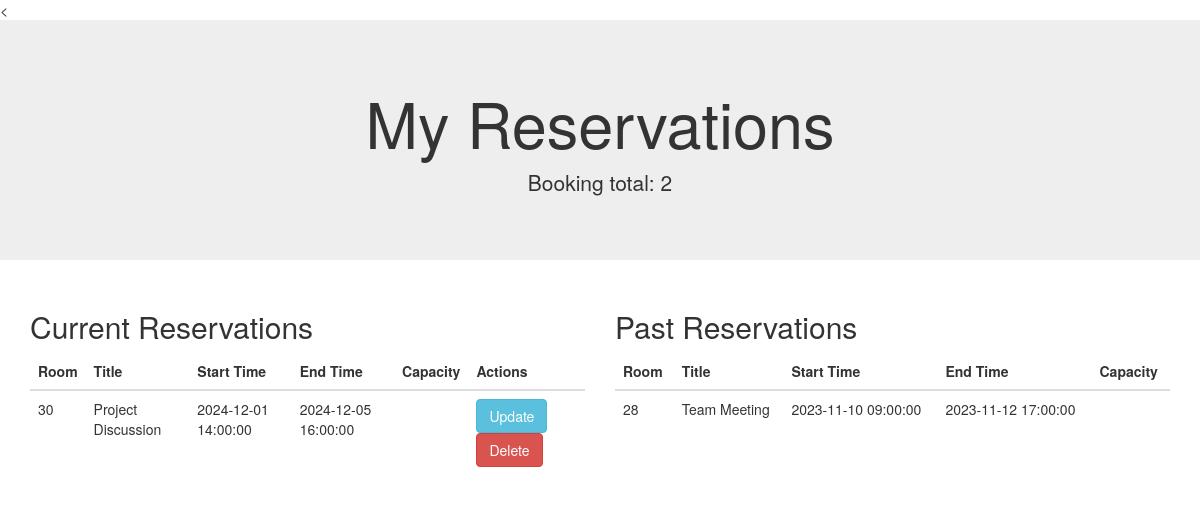
Page /my_reservation.php on the committed database.
### tables this page shows
CREATE TABLE `bookings` (
  `Booking_ID` int(11) NOT NULL,
  `user_ID` int(11) NOT NULL,
  `Room_ID` int(11) NOT NULL,
  `Title` varchar(255) NOT NULL,
  `Start_Time` datetime NOT NULL,
  `End_Time` datetime NOT NULL
);

### my_reservation.php (the view, shortened to what this page needs)
<?php
$host = 'localhost';
$user = 'root';
$password = '';
$dbname = 'booking_system';
$port = 3306;
try {
    $dsn = "mysql:host=$host;dbname=$dbname;port=$port";
    $pdo = new PDO($dsn, $user, $password);
    $pdo->setAttribute(PDO::ATTR_ERRMODE, PDO::ERRMODE_EXCEPTION);
} catch (PDOException $e) {
    die("Connection failed: " . $e->getMessage());
}
$current_date = date('Y-m-d H:i:s');
$sql = "SELECT * FROM bookings";
$stmt = $pdo->prepare($sql);
$stmt->execute();
$reservations = $stmt->fetchAll(PDO::FETCH_ASSOC);
$current_reservations = [];
$past_reservations = [];
foreach ($reservations as $reservation) {
    if ($reservation['End_Time'] >= $current_date) {
        $current_reservations[] = $reservation;
    } else {
        $past_reservations[] = $reservation;
    }
}
$total_reservations = count($reservations);
?>
<!DOCTYPE html>
<html lang="en">
<<head>
  <link rel="stylesheet" href="https://maxcdn.bootstrapcdn.com/bootstrap/3.4.1/css/bootstrap.min.css">
</head>
<body>
<div class="jumbotron text-center">
  <h1>My Reservations</h1>
  <p>Booking total: <?php echo $total_reservations; ?> </p>
</div>
<div class="container">
  <div class="row">
    <div class="col-sm-6">
      <h2>Current Reservations</h2>
  <?php if (count($current_reservations) > 0): ?>
    <table class="table">
      <thead>
        <tr>
          <th>Room</th>
          <th>Title</th>
          <th>Start Time</th>
          <th>End Time</th>
          <th>Capacity</th>
          <th>Actions</th>
        </tr>
      </thead>
      <tbody>
        <?php foreach ($current_reservations as $reservation): ?>
          <tr>
            <td><?php echo $reservation['Room_ID']; ?></td>
            <td><?php echo $reservation['Title']; ?></td>
            <td><?php echo $reservation['Start_Time']; ?></td>
            <td><?php echo $reservation['End_Time']; ?></td>
            <td><?php echo $reservation['Capacity']; ?></td>
            <td>
              <a href="update_reservation.php?id=<?php echo $reservation['Booking_ID']; ?>" class="btn btn-info">Update</a>
              <a href="delete_reservation.php?id=<?php echo $reservation['Booking_ID']; ?>" class="btn btn-danger" onclick="return confirm('Are you sure you want to delete this reservation?')">Delete</a>
            </td>
          </tr>
        <?php endforeach; ?>
      </tbody>
    </table>
  <?php else: ?>
    <p>No current reservations found.</p>
  <?php endif; ?>
    </div>
    <div class="col-sm-6">
    <h2>Past Reservations</h2>
  <?php if (count($past_reservations) > 0): ?>
    <table class="table">
      <thead>
        <tr>
          <th>Room</th>
          <th>Title</th>
          <th>Start Time</th>
          <th>End Time</th>
          <th>Capacity</th>
        </tr>
      </thead>
      <tbody>
        <?php foreach ($past_reservations as $reservation): ?>
          <tr>
            <td><?php echo $reservation['Room_ID']; ?></td>
            <td><?php echo $reservation['Title']; ?></td>
            <td><?php echo $reservation['Start_Time']; ?></td>
            <td><?php echo $reservation['End_Time']; ?></td>
            <td><?php echo $reservation['Capacity']; ?></td>
          </tr>
        <?php endforeach; ?>
      </tbody>
    </table>
  <?php else: ?>
    <p>No past reservations found.</p>
  <?php endif; ?>
    </div>
  </div>
</div>
</body>
</html>

### rows in the picture
bookings: Room_ID "30", Title "Project Discussion", Start_Time "2024-12-01 14:00:00", End_Time "2024-12-05 16:00:00"
bookings: Room_ID "28", Title "Team Meeting", Start_Time "2023-11-10 09:00:00", End_Time "2023-11-12 17:00:00"

### other values in the picture
$total_reservations "2"
